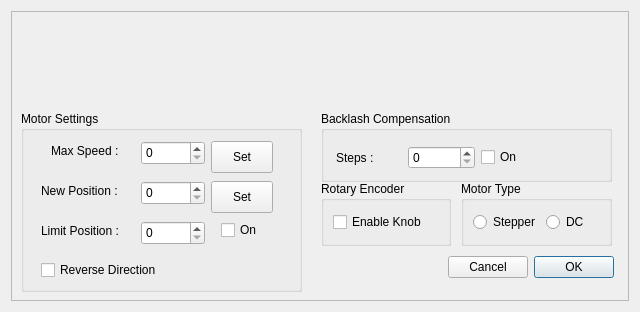
<?xml version="1.0" encoding="UTF-8"?>
<ui version="4.0">
 <class>X2Focus</class>
 <widget class="QDialog" name="X2Focus">
  <property name="geometry">
   <rect>
    <x>0</x>
    <y>0</y>
    <width>640</width>
    <height>312</height>
   </rect>
  </property>
  <property name="sizePolicy">
   <sizepolicy hsizetype="Fixed" vsizetype="Fixed">
    <horstretch>0</horstretch>
    <verstretch>0</verstretch>
   </sizepolicy>
  </property>
  <property name="minimumSize">
   <size>
    <width>640</width>
    <height>312</height>
   </size>
  </property>
  <property name="maximumSize">
   <size>
    <width>640</width>
    <height>312</height>
   </size>
  </property>
  <property name="windowTitle">
   <string>Pegasus Focuser controller settings</string>
  </property>
  <layout class="QHBoxLayout" name="horizontalLayout_12">
   <item>
    <widget class="X2Form" name="X2Form">
     <property name="minimumSize">
      <size>
       <width>0</width>
       <height>0</height>
      </size>
     </property>
     <property name="maximumSize">
      <size>
       <width>99999</width>
       <height>99999</height>
      </size>
     </property>
     <property name="sizeIncrement">
      <size>
       <width>1</width>
       <height>1</height>
      </size>
     </property>
     <property name="frameShape">
      <enum>QFrame::StyledPanel</enum>
     </property>
     <property name="frameShadow">
      <enum>QFrame::Raised</enum>
     </property>
     <widget class="QGroupBox" name="groupBox">
      <property name="geometry">
       <rect>
        <x>10</x>
        <y>100</y>
        <width>281</width>
        <height>181</height>
       </rect>
      </property>
      <property name="title">
       <string>Motor Settings</string>
      </property>
      <widget class="QCheckBox" name="checkBox_4">
       <property name="geometry">
        <rect>
         <x>20</x>
         <y>150</y>
         <width>129</width>
         <height>18</height>
        </rect>
       </property>
       <property name="text">
        <string>Reverse Direction</string>
       </property>
      </widget>
      <widget class="QLabel" name="label_4">
       <property name="geometry">
        <rect>
         <x>20</x>
         <y>110</y>
         <width>91</width>
         <height>20</height>
        </rect>
       </property>
       <property name="text">
        <string>Limit Position :</string>
       </property>
      </widget>
      <widget class="QCheckBox" name="checkBox_3">
       <property name="geometry">
        <rect>
         <x>200</x>
         <y>110</y>
         <width>43</width>
         <height>18</height>
        </rect>
       </property>
       <property name="text">
        <string>On</string>
       </property>
      </widget>
      <widget class="QSpinBox" name="posLimit">
       <property name="geometry">
        <rect>
         <x>120</x>
         <y>110</y>
         <width>64</width>
         <height>24</height>
        </rect>
       </property>
       <property name="maximum">
        <number>999999</number>
       </property>
      </widget>
      <widget class="QSpinBox" name="newPos">
       <property name="geometry">
        <rect>
         <x>120</x>
         <y>70</y>
         <width>64</width>
         <height>24</height>
        </rect>
       </property>
       <property name="maximum">
        <number>999999</number>
       </property>
      </widget>
      <widget class="QPushButton" name="pushButtonSet2">
       <property name="geometry">
        <rect>
         <x>190</x>
         <y>70</y>
         <width>62</width>
         <height>32</height>
        </rect>
       </property>
       <property name="text">
        <string>Set</string>
       </property>
      </widget>
      <widget class="QLabel" name="label_2">
       <property name="geometry">
        <rect>
         <x>20</x>
         <y>70</y>
         <width>91</width>
         <height>20</height>
        </rect>
       </property>
       <property name="text">
        <string>New Position :</string>
       </property>
      </widget>
      <widget class="QPushButton" name="pushButtonSet1">
       <property name="geometry">
        <rect>
         <x>190</x>
         <y>30</y>
         <width>62</width>
         <height>32</height>
        </rect>
       </property>
       <property name="text">
        <string>Set</string>
       </property>
      </widget>
      <widget class="QLabel" name="label">
       <property name="geometry">
        <rect>
         <x>30</x>
         <y>30</y>
         <width>81</width>
         <height>20</height>
        </rect>
       </property>
       <property name="text">
        <string>Max Speed :</string>
       </property>
      </widget>
      <widget class="QSpinBox" name="maxSpeed">
       <property name="geometry">
        <rect>
         <x>120</x>
         <y>30</y>
         <width>64</width>
         <height>24</height>
        </rect>
       </property>
       <property name="maximum">
        <number>999999</number>
       </property>
      </widget>
     </widget>
     <widget class="QGroupBox" name="groupBox_4">
      <property name="geometry">
       <rect>
        <x>450</x>
        <y>170</y>
        <width>151</width>
        <height>65</height>
       </rect>
      </property>
      <property name="title">
       <string>Motor Type</string>
      </property>
      <layout class="QHBoxLayout" name="horizontalLayout_11">
       <item>
        <layout class="QHBoxLayout" name="horizontalLayout_13">
         <item>
          <widget class="QRadioButton" name="radioButton">
           <property name="text">
            <string>Stepper</string>
           </property>
          </widget>
         </item>
         <item>
          <widget class="QRadioButton" name="radioButton_2">
           <property name="text">
            <string>DC</string>
           </property>
          </widget>
         </item>
        </layout>
       </item>
      </layout>
     </widget>
     <widget class="QWidget" name="horizontalLayoutWidget_2">
      <property name="geometry">
       <rect>
        <x>390</x>
        <y>240</y>
        <width>213</width>
        <height>32</height>
       </rect>
      </property>
      <layout class="QHBoxLayout" name="horizontalLayout_5">
       <property name="rightMargin">
        <number>0</number>
       </property>
       <property name="bottomMargin">
        <number>0</number>
       </property>
       <item>
        <spacer name="horizontalSpacer">
         <property name="orientation">
          <enum>Qt::Horizontal</enum>
         </property>
         <property name="sizeHint" stdset="0">
          <size>
           <width>40</width>
           <height>20</height>
          </size>
         </property>
        </spacer>
       </item>
       <item>
        <widget class="QPushButton" name="pushButtonCancel">
         <property name="text">
          <string>Cancel</string>
         </property>
        </widget>
       </item>
       <item>
        <widget class="QPushButton" name="pushButtonOK">
         <property name="enabled">
          <bool>true</bool>
         </property>
         <property name="text">
          <string>OK</string>
         </property>
         <property name="default">
          <bool>true</bool>
         </property>
        </widget>
       </item>
      </layout>
     </widget>
     <widget class="QGroupBox" name="groupBox_2">
      <property name="geometry">
       <rect>
        <x>310</x>
        <y>170</y>
        <width>130</width>
        <height>65</height>
       </rect>
      </property>
      <property name="title">
       <string>Rotary Encoder</string>
      </property>
      <layout class="QHBoxLayout" name="horizontalLayout_14">
       <item>
        <layout class="QHBoxLayout" name="horizontalLayout_2">
         <item>
          <widget class="QCheckBox" name="checkBox">
           <property name="text">
            <string>Enable Knob</string>
           </property>
          </widget>
         </item>
        </layout>
       </item>
      </layout>
     </widget>
     <widget class="QGroupBox" name="groupBox_3">
      <property name="geometry">
       <rect>
        <x>310</x>
        <y>100</y>
        <width>291</width>
        <height>71</height>
       </rect>
      </property>
      <property name="title">
       <string>Backlash Compensation</string>
      </property>
      <widget class="QWidget" name="horizontalLayoutWidget_5">
       <property name="geometry">
        <rect>
         <x>15</x>
         <y>31</y>
         <width>211</width>
         <height>31</height>
        </rect>
       </property>
       <layout class="QHBoxLayout" name="horizontalLayout_8">
        <item>
         <widget class="QLabel" name="label_3">
          <property name="text">
           <string>Steps :</string>
          </property>
         </widget>
        </item>
        <item>
         <widget class="QSpinBox" name="backlashSteps">
          <property name="maximum">
           <number>99999</number>
          </property>
         </widget>
        </item>
        <item>
         <widget class="QCheckBox" name="checkBox_2">
          <property name="text">
           <string>On</string>
          </property>
         </widget>
        </item>
       </layout>
      </widget>
     </widget>
     <widget class="QLabel" name="label_logo_2">
      <property name="geometry">
       <rect>
        <x>170</x>
        <y>10</y>
        <width>256</width>
        <height>90</height>
       </rect>
      </property>
      <property name="maximumSize">
       <size>
        <width>16777215</width>
        <height>16777215</height>
       </size>
      </property>
      <property name="text">
       <string notr="true"/>
      </property>
      <property name="pixmap">
       <pixmap>PegasusAstro.png</pixmap>
      </property>
      <property name="scaledContents">
       <bool>false</bool>
      </property>
      <property name="alignment">
       <set>Qt::AlignCenter</set>
      </property>
      <property name="X2_PhotoFileName" stdset="0">
       <string>PegasusAstro.png</string>
      </property>
     </widget>
    </widget>
   </item>
  </layout>
 </widget>
 <customwidgets>
  <customwidget>
   <class>X2Form</class>
   <extends>QFrame</extends>
   <header>x2form.h</header>
   <container>1</container>
  </customwidget>
 </customwidgets>
 <resources/>
 <connections/>
</ui>
